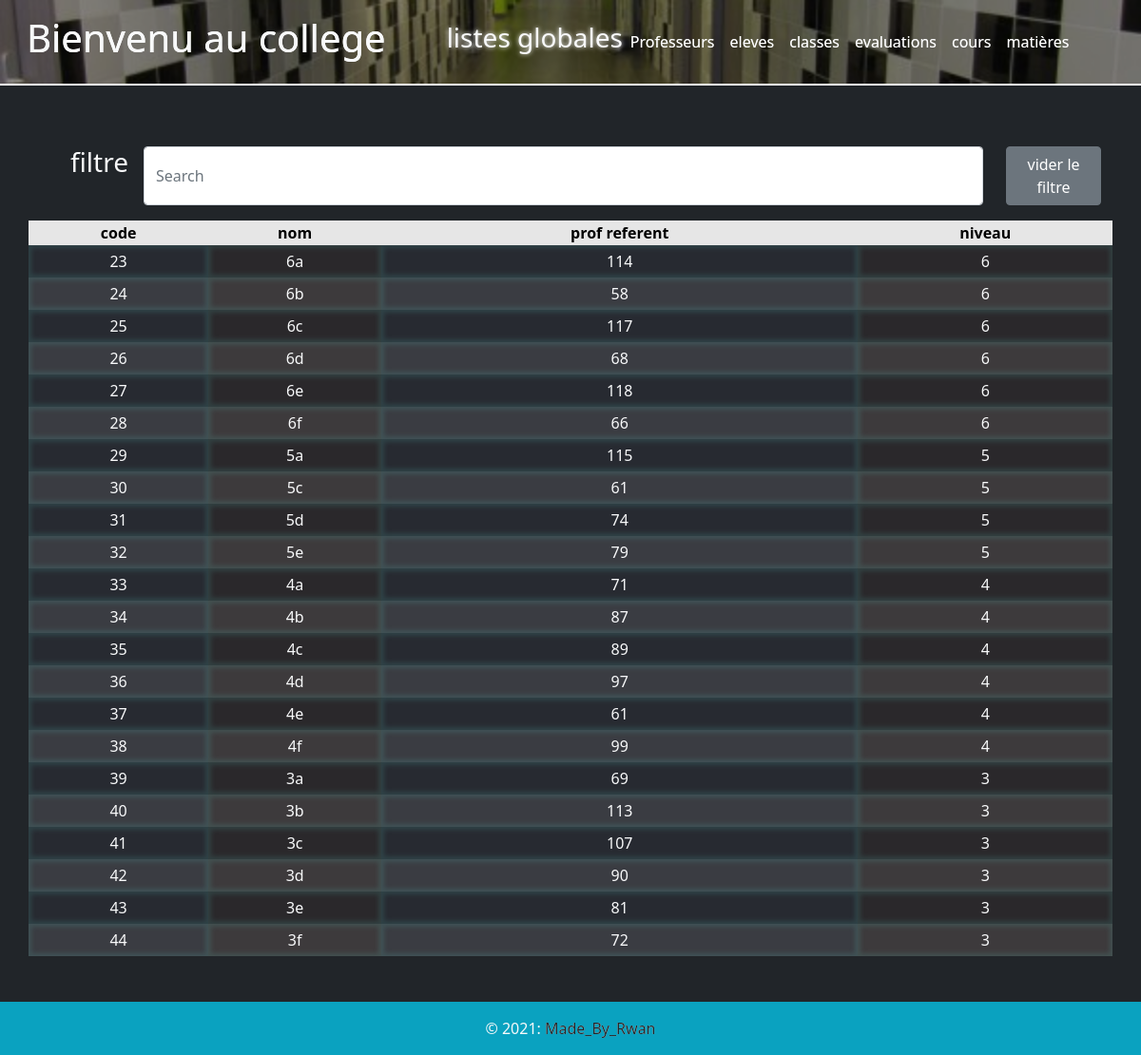
The app's page /index.php?entity=classe with its own data.
### tables this page shows
CREATE TABLE `classes` (
  `code_classe` int(7) NOT NULL,
  `nom_classe` varchar(8) NOT NULL,
  `code_prof_ref_classe` int(7) NOT NULL,
  `niveau_classe` int(1) NOT NULL
);

### class/managers/MainManager.php (called while the page is built, shortened)
<?php
 class  MainManager
{
    private $db;
    private $table;
    private $entity;
    public function  getAll()
    {
        $req = $this->db->query(
            "SELECT * FROM " . $this->getTable()
        );
        $entities = [];
        while ($data = $req->fetch(PDO::FETCH_ASSOC)) {
            $ent = new $class($data);
            array_push($entities, $ent);
        }
        return $entities;
    }
    public function setAddCol($addCol)
    {
        return $this;
    }
    public function setDb($db)
    {
        $this->db = $db;
        return $this;
    }
    public function getTable()
    {
        return $this->table;
    }
    public function setTable($table)
    {
        $this->table = $table;
        return $this;
    }
    public function setAddPreparedValues($addPreparedValues)
    {
        return $this;
    }
    public function setIdColumn($idColumn)
    {
        return $this;
    }
    public function getEntity()
    {
        return $this->entity;
    }
    public function setEntity($entity)
    {
        $this->entity = $entity;
        return $this;
    }
}

### class/entities/CollegeEntity.php (called while the page is built, shortened)
<?php
abstract class CollegeEntity
{
    private $entityType;
    public function hydrate(array $data)
    {
        foreach ($data as $key => $value) {
            $method = 'set' . ucfirst($key);
        }
    }
    public function getEntityType()
    {
        return $this->entityType;
    }
    public function setEntityType($entityType)
    {
        $this->entityType = $entityType;
        return $this;
    }
}

### class/entities/Classe.php (the view, shortened to what this page needs)
<?php
class Classe extends CollegeEntity
{
    private $code_classe;
    static private $attList = ["code", "nom", "prof referent", "niveau"];
    public static function createTableHeader()
    {
        echo ("<tr class='item-row-header text-center'>");
        foreach (self::$attList as $att) {
            echo ("<th class='item-attribut-header' >" . $att . "</th>");
        }
        echo "</tr>";
    }
    public function createTableRow()
    {
        echo ("<tr class='item-row' itemId='" . $this->getCode_classe() . "' itemType='" . $this->getEntityType() . "'>");
        foreach ($this as $att => $value) {
            echo ("<td class='item-attribut' itemAttr='" . $att . "'>" . $value . "</td>");
        }
        echo "</tr>";
    }
    public function getCode_classe()
    {
        return $this->code_classe;
    }
    public function setCode_classe($code_classe)
    {
        $this->code_classe = $code_classe;
        return $this;
    }
    public function setNom_classe($nom_classe)
    {
        return $this;
    }
    public function setNiveau_classe($niveau_classe)
    {
        return $this;
    }
    public function setCode_prof_ref_classe($code_prof_ref_classe)
    {
        return $this;
    }
}

### index.php (shortened to what this page needs)
<?php
require('class/managers/connectDataBase.php');
require('class/managers/MainManager.php');
$professeurManager = new ProfesseurManager($pdo);
$eleveManager = new EleveManager($pdo);
$classeManager = new ClasseManager($pdo);
require('class/managers/CourManager.php');
$courManager = new CourManager($pdo);
$evaluationManager = new EvaluationManager($pdo);
$matiereManager = new MatiereManager($pdo);
require('class/entities/CollegeEntity.php');
require('class/entities/Classe.php');
require_once('parts/header.php');
?>
<div class="container">
    <?php
    if (isset($_GET["entity"])) {
        $entityList = [];
        switch ($_GET["entity"]) {
            case "classe":
                $entityList = $classeManager->getAll();
                break;
        }
    ?>
    <div class="row">
        <form class="d-flex text-light m-3">
            <h3 class="mx-3">filtre</h3>
            <input class="form-control me-2" id="researchInput" type="search" placeholder="Search" aria-label="Search">
            <button class="btn btn-secondary mx-3" id="resetFilter">vider le filtre</button>
        </form>
    </div>
    <div class="row">
        <table id="entitiesTable">
            <?php
                ucfirst($_GET["entity"])::createTableHeader();
                foreach ($entityList as $item) {
                    $item->createTableRow();
                }
                ?>
        </table>
    </div>
    <?php
    } else if (isset($_GET["entityType"]) && isset($_GET["entityId"])) {
    ?>
    <div class="row">
        <?php
            $class = ucfirst($_GET["entityType"]);
            switch ($_GET["entityType"]) {
                case "professeur":
                    $entity = $professeurManager->getById($_GET["entityId"]);
                    include("parts/interfaceProfesseur.php");
                    break;
                case "eleve":
                    $entity = $eleveManager->getById($_GET["entityId"]);
                    include("parts/interfaceEleve.php");
                    break;
                case "classe":
                    $entity = $classeManager->getById($_GET["entityId"]);
                    include("parts/interfaceClasse.php");
                    break;
                case "evaluation":
                    $entity = $evaluationManager->getById($_GET["entityId"]);
                    include("parts/interfaceEvaluation.php");
                    break;
                case "matiere":
                    $entity = $matiereManager->getById($_GET["entityId"]);
                    include("parts/interfaceMatiere.php");
                    break;
                case "cour":
                    $entity = $courManager->getById($_GET["entityId"]);
                    include("parts/interfaceCour.php");
                    break;
            }
            ?>
    </div>
    <?php
    }
    ?>
</div>
<?php
require_once('parts/footer.php');
?>

### style/main.css (style rules this page uses)
tr.item-row:nth-child(odd) { background-color: rgba(128, 128, 128, 0.274); }
tr.item-row { transition: all ease-in-out 0.3s; cursor: pointer; }
td.item-attribut { padding: 5px; text-align: center; white-space: nowrap; box-shadow: 0px 0px 5px 3px rgba(114, 255, 236, 0.116) inset; }
td.item-attribut:nth-child(odd) { background-color: rgba(55, 56, 71, 0.274); }
td.item-attribut:nth-child(even) { background-color: rgba(65, 48, 48, 0.274); }
tr.item-row-header { background-color: rgb(230, 230, 230); color: black; position: sticky; top: 0vh; }

### records on screen
classes: value "23", value "6a", value "114", value "6"
classes: value "24", value "6b", value "58", value "6"
classes: value "25", value "6c", value "117", value "6"
classes: value "26", value "6d", value "68", value "6"
classes: value "27", value "6e", value "118", value "6"
classes: value "28", value "6f", value "66", value "6"
classes: value "29", value "5a", value "115", value "5"
classes: value "30", value "5c", value "61", value "5"
classes: value "31", value "5d", value "74", value "5"
classes: value "32", value "5e", value "79", value "5"
classes: value "33", value "4a", value "71", value "4"
classes: value "34", value "4b", value "87", value "4"
classes: value "35", value "4c", value "89", value "4"
classes: value "36", value "4d", value "97", value "4"
classes: value "37", value "4e", value "61", value "4"
classes: value "38", value "4f", value "99", value "4"
classes: value "39", value "3a", value "69", value "3"
classes: value "40", value "3b", value "113", value "3"
classes: value "41", value "3c", value "107", value "3"
classes: value "42", value "3d", value "90", value "3"
classes: value "43", value "3e", value "81", value "3"
classes: value "44", value "3f", value "72", value "3"

### other values on screen
$att "code"
$att "nom"
$att "prof referent"
$att "niveau"
